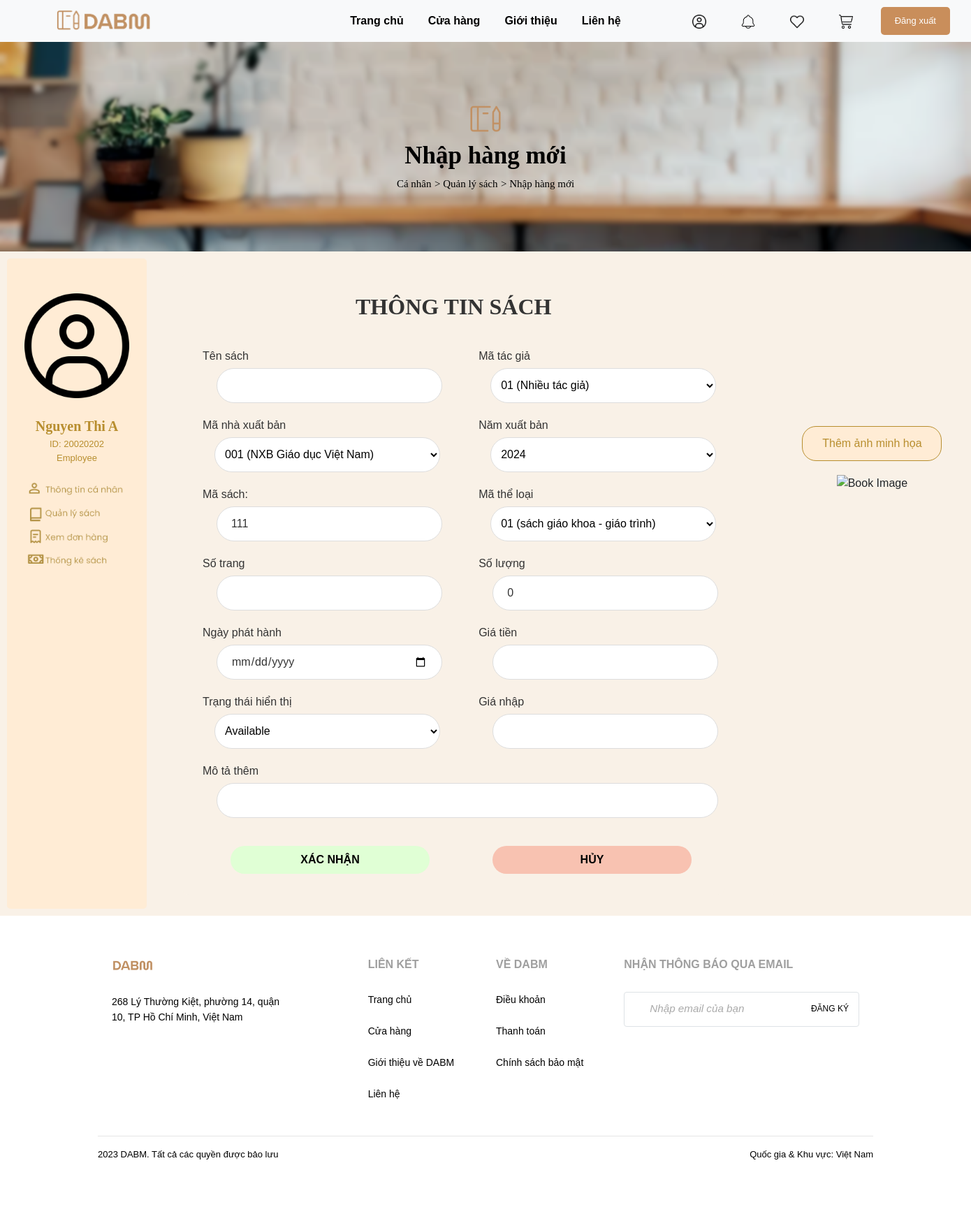
The page /add_new_book.php (signed in) on the database its author committed.
### tables this page shows
CREATE TABLE `user` (
  `ID` varchar(45) NOT NULL,
  `sur_name` varchar(45) DEFAULT NULL,
  `last_name` varchar(45) DEFAULT NULL,
  `phone_num` varchar(45) DEFAULT NULL,
  `email` varchar(45) DEFAULT NULL,
  `username` varchar(45) DEFAULT NULL,
  `password` varchar(45) DEFAULT NULL,
  `user_info` longtext DEFAULT NULL
);

### connection.php (called while the page is built, shortened)
<?php
if(!isset($_SESSION['user_id'])){
    header('location:homepage.php');
}
else{
    $con = require __DIR__ . "/database.php";
    $sql = "SELECT * FROM user
            WHERE ID = {$_SESSION["user_id"]}";
    $user = $con->query($sql)->fetch_assoc();
}
$id = $_SESSION['user_id'];
$query = "SELECT sur_name, last_name, phone_num, email, username, password, user_info
          FROM user
          WHERE ID = $id;";
$result = mysqli_query($con,$query);
$row = mysqli_fetch_assoc($result);
?>

### add_new_book.php (the view, shortened to what this page needs)
<?php
include("connection.php");
?>
<!DOCTYPE html>
<html>
<head>
    <link rel="stylesheet" href="https://cdnjs.cloudflare.com/ajax/libs/twitter-bootstrap/4.1.3/css/bootstrap.min.css">
    <link rel="stylesheet" href="css/add_new_book.css">
    <link rel="stylesheet" href="css/header.css">
    <link rel="stylesheet" href="css/footer.css">
    <link rel="stylesheet" href="css/style_duong.css">
    <link rel="stylesheet" href="css/cover-box.css">
</head>
<body>
    <div class="header">
        <div class="header-left-section">
            <a href="index.html"><img class="header-logo" src="img/logo_DABM.png" alt="Logo"></a>
        </div>
        <div class="header-nav-links">
            <a href="./login_success.php">Trang chủ</a>
            <a href="./features_product_login.php">Cửa hàng</a>
            <a href="#">Giới thiệu</a>
            <a href="#">Liên hệ</a>
        </div>
        <div class="header-right-section">
            <a href="user_employee.php"><img class="header-icon" src="img/icon_user.png" alt="Icon 1"></a>
            <a href="#"><img class="header-icon" src="img/icon_news.png" alt="Icon 2"></a>
            <a href="#"><img class="header-icon" src="img/icon_heart.png" alt="Icon 3"></a>
            <a href="#"><img class="header-icon" src="img/icon_cart.png" alt="Icon 3"></a>
            <button class="header-login-button" onclick="redirectToLogout()">
                Đăng xuất
            </button>
        </div>
    </div>
    <div class="box">
        <img src="img/logo_DABM_3.png" alt="Home Icon" width="50px">
        <p class="box-text">Nhập hàng mới</p>
        <div>
            <a href="user_employee.php">Cá nhân</a>
            <a href="list_of_book.php">> Quản lý sách</a>
            <a href="#">> Nhập hàng mới</a>
        </div>
    </div>
    <div class="content">
        <div class="side-box">
            <img class="side-box-avatar" src="img/icon_user.png" alt="User Avatar">
            <br>
            <?php
            echo "<p style='font-family: Times New Roman, Times, serif; font-size: 20px; font-weight: bold; margin-bottom: 0; color: #B88E2F'>{$row['sur_name']} {$row['last_name']}</p>";
            echo "<p style='font-family: Arial, sans-serif; font-size: 13px; margin-bottom: 0; color: #B88E2F'>ID: {$user['ID']}</p>";
            if ($id == 00000001)
            {
                echo '<script>alert("You are not authorized to view this content.");</script>';
                echo '<script>window.location.href = "login_success.php";</script>';
                exit;
                echo "<p style='font-family: Arial, sans-serif; font-size: 13px; color: #B88E2F;'>Manager</p>";
            }
            else
            {
                $query_ = "SELECT ID
                          FROM employee
                          WHERE ID = $id;";
                $result_ = mysqli_query($con,$query_);
                $count = mysqli_num_rows($result_);
                if ($count == 1)
                {
                    echo "<p style='font-family: Arial, sans-serif; font-size: 13px; color: #B88E2F;'>Employee</p>";
                }
                else
                {
                    echo '<script>alert("You are not authorized to view this content.");</script>';
                    echo '<script>window.location.href = "user_member.php";</script>';
                    exit;
                    echo "<p style='font-family: Arial, sans-serif; font-size: 13px; color: #B88E2F;'>Customer</p>";
                }
            }
            ?>
            <a href="user_employee.php"><img class="side-box-button" src="img/button_personal_info.png" alt="Button1"></a>
            <a href="list_of_book.php"><img class="side-box-button" src="img/button_book_management.png" alt="Button1"></a>
            <a href="employee_order.php"><img class="side-box-button" src="img/button_check_receipt.png" alt="Button1"></a>
            <a href="book_statistic.php"><img class="side-box-last-button" src="img/button_book_logistics.png" alt="Button1"></a>
        </div>
        <div class="body-container">
            <div class="profile">
                <h2 style="font-family: 'Times New Roman', Times, serif; font-weight: bold;">THÔNG TIN SÁCH</h2>
                <form method="POST"  enctype="multipart/form-data" onsubmit="return confirmSubmit()">
                    <div class="name">
                        <div>
                            <label for='tensach'>Tên sách</label><br>
                            <input type='text' id='tensach' name='tensach'><br>
                            <label for='nhaxuatban'>Mã nhà xuất bản</label><br>
                            <select id='nhaxuatbanID' name='nhaxuatbanID'>
                            <?php
                            $query = "SELECT publisher_ID, publisher_name
                                      FROM publisher;";
                            $result = mysqli_query($con,$query);
                            while ($row = mysqli_fetch_assoc($result))
                            {
                                echo "<option value='{$row['publisher_ID']}'>{$row['publisher_ID']} ({$row['publisher_name']})</option>";
                            }
                            echo "</select><br>";
                            ?>
                            <?php
                                echo "<label for='masach'>Mã sách:</label>";
                                $sql = "SELECT MAX(CAST(book_ID AS UNSIGNED)) AS max_order_ID
                                FROM `book`;";
                        $result = mysqli_query($con, $sql);
                        $row = mysqli_fetch_assoc($result);
                        $bookID = ($row['max_order_ID'] + 1);
                        echo "<input type='text' id='masach' name='masach' value='$bookID' readonly><br>";
                            ?>
                            <label for='sotrang'>Số trang</label><br>
                            <input type='number' id='sotrang' name='sotrang' min='0'><br>
                            <label for='ngayphathanh'>Ngày phát hành</label><br>
                            <input type='date' id='ngayphathanh' name='ngayphathanh'><br>
                            <label for='bookstatus'>Trạng thái hiển thị</label><br>
                            <select id='bookstatus' name='bookstatus'>
                                <option value='Available'>Available</option>
                            </select><br>
                            </div>
                        <div>
                            <label for='tentacgia'>Mã tác giả</label><br>
                            <select id='tentacgiaID' name='tentacgiaID'>
                            <?php
                            $query = "SELECT author_ID, author_name
                                      FROM author;";
                            $result = mysqli_query($con,$query);
                            while ($row = mysqli_fetch_assoc($result))
                            {
                                echo "<option value='{$row['author_ID']}'>{$row['author_ID']} ({$row['author_name']})</option>";
                            }
                            echo "</select><br>";
                            ?>
                            <label for='namxuatban'>Năm xuất bản</label><br>
                            <select id='namxuatban' name='namxuatban'>
                                <?php
                                $year = date("Y");
                                for ($i = $year; $i >= 1900; $i--) {
                                    echo "<option value='$i'>$i</option>";
                                }
                                ?>
                            </select><br>
                            <label for='theloai'>Mã thể loại</label><br>
                            <select id='theloaiID' name='theloaiID'>
                            <?php
                            $query = "SELECT genre_ID, genre_name
                                      FROM genre;";
                            $result = mysqli_query($con,$query);
                            while ($row = mysqli_fetch_assoc($result))
                            {
                                echo "<option value='{$row['genre_ID']}'>{$row['genre_ID']} ({$row['genre_name']})</option>";
                            }
                            echo "</select><br>";
                            ?>
                            <label for='soluong'>Số lượng</label><br>
                            <input type='number' id='soluong' name='soluong' min='0' value='0' readonly><br>
                            <label for='giatien'>Giá tiền</label><br>
                            <input type='number' id='giatien' name='giatien' min='0'><br>
                            <label for="gianhap">Giá nhập</label><br>
                            <input type="number" id="gianhap" name="gianhap" min='0'>
                        </div>
                    </div>
                    <div class="description">
                        <label for="info">Mô tả thêm</label><br>
                        <input type="text" id="info" name="info">
                    </div>
                    <div class="button-container">
                        <input type="submit" name="confirm" value="XÁC NHẬN">
                        <input type="button" name="cancel" value="HỦY" onclick="confirmCancel()">
                    </div>
            </div>
            <div class="image">
            <label for="img_file" style="display: flex; align-items: center; justify-content: center; background-color: #FFECD5; border-radius: 20px; width: 200px; height: 50px; margin-bottom:20px; color: #B88E2F; border: 1px solid #B88E2F;">Thêm ảnh minh họa</label>
                <div class="image-preview-container" style="display: flex;">
                    <img src="<?php echo $img_path; ?>" alt="Book Image" id="uploaded_image">
                </div>
            </div>
        </div>
    </div>
    <div class="footer">
      <footer>
          <div class="container">
              <div class="row">
                  <div class="col-md-6 col-lg-4 item">
                      <h3><img class="footer-logo" src="img/logo_DABM_2.png" alt="Logo"></h3>
                      <ul>
                          <br>
                          <li>268 Lý Thường Kiệt, phường 14, quận</li>
                          <li>10, TP Hồ Chí Minh, Việt Nam</li>
                      </ul>
                  </div>
                  <div class="col-md-6 col-lg-2 item">
                      <h3>LIÊN KẾT</h3>
                      <ul>
                          <br>
                          <li><a href="login_success.php">Trang chủ</a></li>
                          <br>
                          <li><a href="features_product_login.php">Cửa hàng</a></li>
                          <br>
                          <li><a href="#">Giới thiệu về DABM</a></li>
                          <br>
                          <li><a href="#">Liên hệ</a></li>
                          <br>
                      </ul>
                  </div>
                  <div class="col-md-6 col-lg-2 item">
                      <h3>VỀ DABM</h3>
                      <ul>
                          <br>
                          <li><a href="#">Điều khoản</a></li>
                          <br>
                          <li><a href="customer_order_history.php">Thanh toán</a></li>
                          <br>
                          <li><a href="#">Chính sách bảo mật</a></li>
                      </ul>
                  </div>
                  <div class="col-md-6 col-lg-4 item">
                      <h3>NHẬN THÔNG BÁO QUA EMAIL</h3>
                      <ul>
                          <br>
                          <div class="p-1 rounded border">
                              <div class="input-group">
                                  <input type="email" placeholder="Nhập email của bạn" class="form-control border-0 shadow-0">
                                  <div class="input-group-append">
                                      <a class="email_signup_button" href="index.html">ĐĂNG KÝ</a>
                                  </div>
                              </div>
                          </div>
                      </ul>
                  </div>
              </div>
              <hr>
              <p>
                  <div style="display: flex; justify-content: space-between; opacity:1; font-size:13px; margin-bottom:0;">
                  <div style="text-align: left;">2023 DABM. Tất cả các quyền được bảo lưu</div>
                  <div style="text-align: right;">Quốc gia & Khu vực: Việt Nam</div>
              </div></p>
          </div>
      </footer>
    </div>
</body>

### rows shown on the page
user: sur_name "Nguyen Thi", last_name "A", ID "20020202"

### other values the page prints
form field nhaxuatbanID "001 (NXB Giáo dục Việt Nam)"
form field tentacgiaID "01 (Nhiều tác giả)"
form field namxuatban "2024"
form field theloaiID "01 (sách giáo khoa - giáo trình)"
